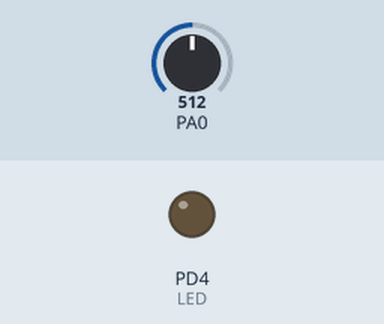
This program was run on a simulated ATmega32, built with avr-gcc and emulated at 16 MHz. Parts: output pins drawn as LEDs (lit = HIGH). The inputs (shaded band) are chosen by the test bench; at power-on: PA0 = 512.

Above: at 1.2 s.
1.3 s: PA0 set to 542
At 2.6 s:
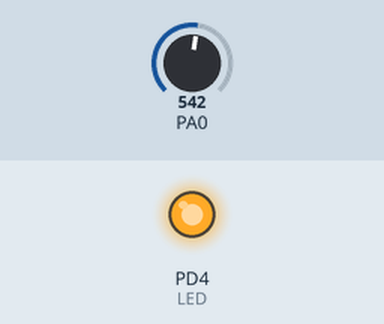
2.9 s: PA0 set to 504
4.4 s: PA0 set to 483
At 5.3 s:
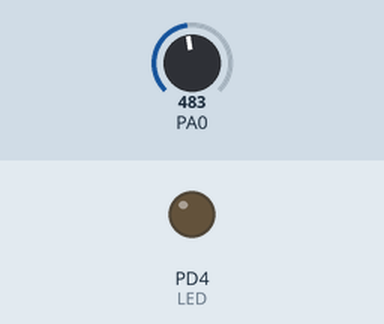
6.0 s: PA0 set to 716
At 6.7 s:
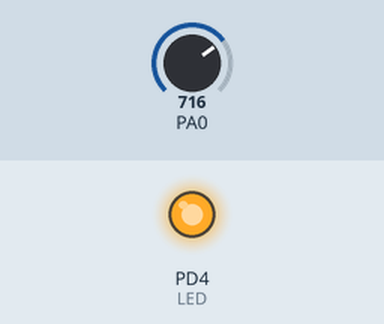
Timing chart, 0 to 8.6 s (numbered marks = the images above; inputs shaded):
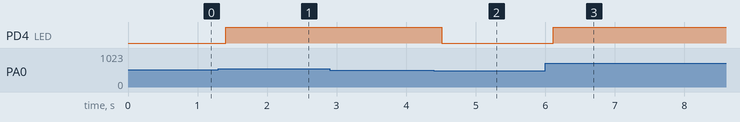

The program:

main.c
```c
/*
 * L2.c
 *
 * Created: 7/13/2022 5:32:22 PM
 * Author : alexei.guriev
 */
#define F_CPU 16000000
#define LED PD4
#define TOLERANCE 20

#include <avr/io.h>
#include <util/delay.h>
#include <stdbool.h>

uint16_t adcValue;

bool ledState = false;

void ADCInit(void){
	ADCSRA |= ((1<<ADPS2)|(1<<ADPS1)|(1<<ADPS0));   // 16Mhz/128 = 125Khz the ADC reference clock
	ADMUX |= (1<<REFS0);                            // Voltage reference from Avcc (5v)
	ADCSRA |= (1<<ADEN);                            // Turn on ADC
	ADCSRA |= (1<<ADSC);                            // Do an initial conversion because this one is the slowest and to ensure that everything is up and running
}

uint16_t ADCRead(uint8_t channel){
	ADMUX &= 0xF0;                            // Clear the older channel that was read
	ADMUX |= channel;                            // Defines the new ADC channel to be read
	ADCSRA |= (1<<ADSC);                            // Starts a new conversion
	while(ADCSRA & (1<<ADSC));                        // Wait until the conversion is done
	return ADCW;                                // Returns the ADC value of the chosen channel
}

static void DataAnalize(uint16_t value);

int main(void)
{
	DDRD = (0x01 << LED);     //Configure the PORTD4 as output
	ADCInit();
	/* Replace with your application code */
	while (1)
	{
		adcValue = ADCRead(0);
		_delay_ms(100);
		ADCRead(0);

		DataAnalize(adcValue);

		if (ledState == true)
		{
			PORTD |= 1 << LED;
		}
		else
		{
			PORTD &= ~(1 << LED);
		}
	}
}

static void DataAnalize(uint16_t value)
{
	if (ledState == true)
	{
		if (value < (512 - TOLERANCE))
		{
			ledState = false;
		}
	}
	else
	{
		if (value > (512 + TOLERANCE))
		{
			ledState = true;
		}
	}
};
```

Measured:
- the behaviour switches between 532 and 533 on PA0 (found by bisection; images 0 and 1)
- the behaviour switches between 492 and 491 on PA0 (found by bisection; images 1 and 2)
- after the input at 1.3 s, PD4 (LED): LOW → HIGH after 0.10 s
- after the input at 2.9 s, every drawn part: stays the same
- after the input at 4.4 s, PD4 (LED): HIGH → LOW after 0.11 s
- after the input at 6.0 s, PD4 (LED): LOW → HIGH after 0.11 s
